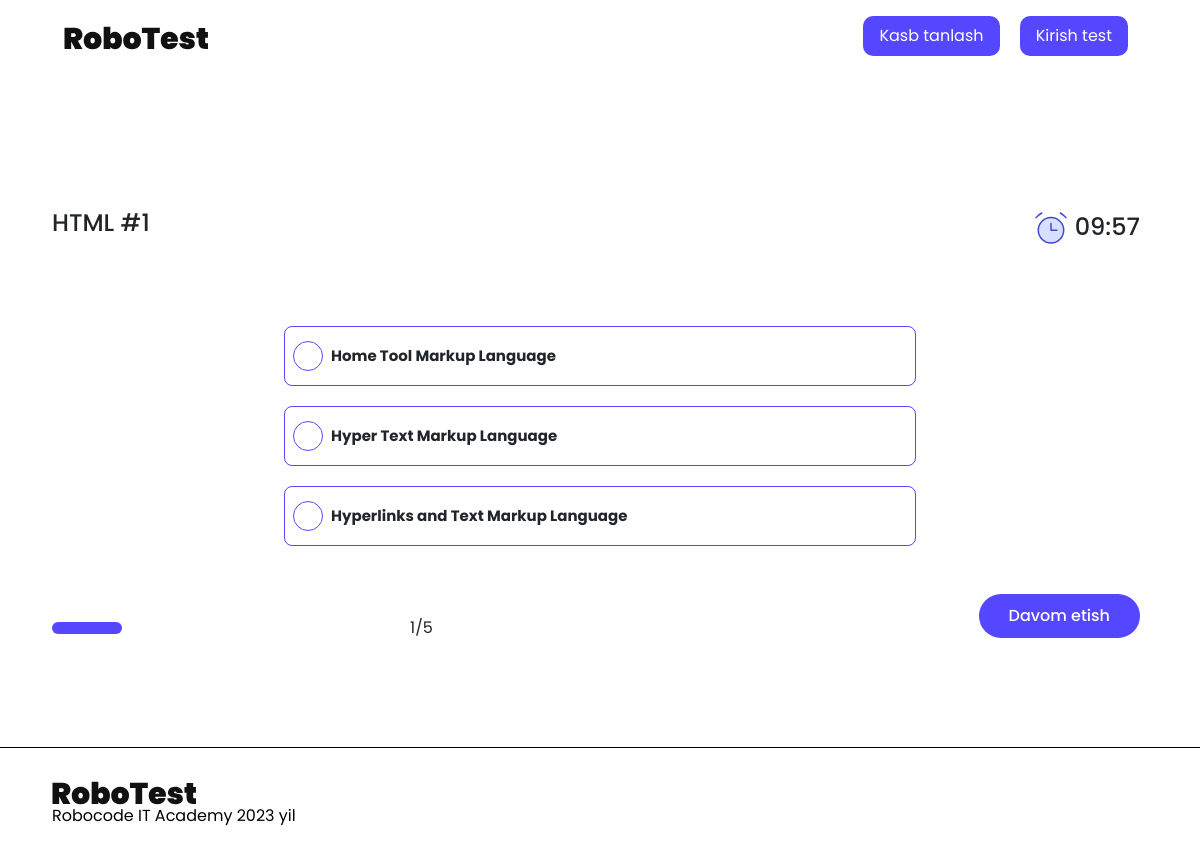
Page /start_question/html/0/ on the committed database.
### quiz/models.py (models this page shows, shortened)
class Quiz(models.Model):
    title = models.CharField(max_length=255, default='')
    slug = models.SlugField(max_length=255, unique=True)
    created_at = models.DateTimeField(auto_now_add=True)
    times_taken = models.IntegerField(default=0)
    image = models.ImageField(
        upload_to='quiz_image/', blank=True, null=True)
    @property
    def question_count(self):
        return self.questions.count()
    class Meta:
        verbose_name_plural = "Quizzes"
        ordering = ['id']

class Question(models.Model):
    label = QuillField()
    order = models.PositiveIntegerField(blank=True, null=True)
    point = models.FloatField(default=3.3)
    image = models.ImageField(
        upload_to='question_image/', blank=True, null=True)
    quiz = models.ForeignKey(
        Quiz, on_delete=models.CASCADE, related_name='questions')
    class Meta:
        ordering = ['order']

class Answer(models.Model):
    text = models.TextField(max_length=150)
    is_correct = models.BooleanField(default=False)
    question = models.ForeignKey(
        Question, on_delete=models.CASCADE, related_name='answers')

### quiz/views.py (the view)
class StartQuestion(View):
    def get(self, request, slug, order, *args, **kwargs):
        if request.GET.get('answer'):
            send_answer = Answer.objects.get(id=request.GET.get('answer'))
            if send_answer.is_correct:
                answer_in_session(self.request, order)
                self.request.session['answer'] = self.request.session['answer'] + 1
                self.request.session.save()
        quiz = Quiz.objects.get(slug=slug)
        if order == quiz.question_count:
            return redirect('quiz:result', slug)
        question = Question.objects.filter(order=order+1, quiz=quiz).first()
        answers = Answer.objects.filter(question=question)
        data = {
            'quiz': quiz,
            'question': question,
            'answers': answers,
            'progress': round((question.order/quiz.question_count)*100),
        }
        return render(request, 'quiz.html', context=data)

### templates/quiz.html (shortened to what this page needs)
{% extends 'base.html' %}
{% load static %}
{% block content %}
<div class="container">
    <div class="quiz-wrapper">
        <div class="quiz-info_wrapper">
            <div class="d-flex justify-content-between align-items-center mt-5">
                <div class="row">
                    <div class="col-sm-12">
                        <h4 class="text-center h4">{{quiz.title}} #{{question.order}}</h4>
                    </div>
                </div>
                <div class="d-flex align-items-center">
                    <img src="{% static './assets/icons/Group.svg' %}" alt="">
                    <h4 class="h4 mx-2 my-3"><span id="minutes"></span>:<span id="seconds"></span></h4>
                </div>
            </div>
            <div class="d-flex justify-content-center align-items-center my-5">
                <div class="answer_list">
                    {% for answer in answers.all %}
                    <div class="d-flex justify-content-start px-2 gap-2" id="{{answer.id}}">
                        <button class="answer "></button>
                        <p class="w-75 fw-bolder p">{{answer.text}}</p>
                    </div>
                    {% endfor %}
                </div>
            </div>
            <div class="d-flex align-items-center justify-content-between progress_wrapper">
                <div class="d-flex align-items-center progress_bar_wrapper">
                    <div id="progress">
                        <span id="progress_bar" style="width:{{progress}}%;"></span>
                    </div>
                    <span class="px-2">{{question.order}}/{{quiz.question_count}}</span>
                </div>
                <form action="{% url 'quiz:start_question' quiz.slug question.order %}" method="get">
                    <a href="">
                        <button type="submit" class="button-success  mx-2 d-none-btn d-flex justify-content-end mb-4">
                            Davom etish
                        </button>
                    </a>
                </form>
            </div>
        </div>
    </div>
</div>
{% endblock %}

### staticfiles/assets/css/home_page.css (style rules this page uses)
* { font-family: "Poppins", sans-serif; text-decoration: none !important; list-style-type: none !important; }
.container { max-width: 1120px; margin: auto; }
body { background: #fff; }

### staticfiles/assets/css/quiz.css (style rules this page uses)
* { margin: 0; padding: 0; box-sizing: border-box; font-size: "Poppins"; text-decoration: none; list-style-type: none; }
body { background-color: #d3efea; }
.container { max-width: 1120px; margin: auto; }
.answer_list > div { width: 632px; height: 60px; border: 1px solid #5546ff; margin-top: 20px; border-radius: 8px; display: flex; align-items: center !important; background-color: white; font-size: 15px; cursor: pointer; }
.answer_list div p { margin: 0px !important; }
.answer { width: 30px; height: 30px; border: none; outline: none; border-radius: 100px; border: 1px solid #5546ff; background-color: transparent; }
.button-success { background: #5546ff; padding: 10px 30px; font-size: 16px; font-weight: 500; color: #fff; border-radius: 35px; border: none; }
#progress { width: 350px; height: 12px; background: #fff; border-radius: 16px; }
#progress #progress_bar { width: 25%; height: 12px; background: #5546ff; display: block; border-radius: 16px; }
.quiz-wrapper { min-height: 85.4vh; display: flex; justify-content: center; align-items: center; }
.quiz-info_wrapper { width: 100%; }

### staticfiles/assets/css/profile.css (style rules this page uses)
* { font-family: "Poppins", sans-serif; }
body { background-color:white; }
a { text-decoration: none; color: black; }
.container { max-width: 1120px; margin: auto; }

### staticfiles/assets/css/quiz_result.css (style rules this page uses)
.container { max-width: 1120px; margin: auto; }

### rows in the picture
Quiz: title "HTML", question_count "5"
Question: order "1"
Answer: text "Home Tool Markup Language"
Answer: text "Hyper Text Markup Language"
Answer: text "Hyperlinks and Text Markup Language"
